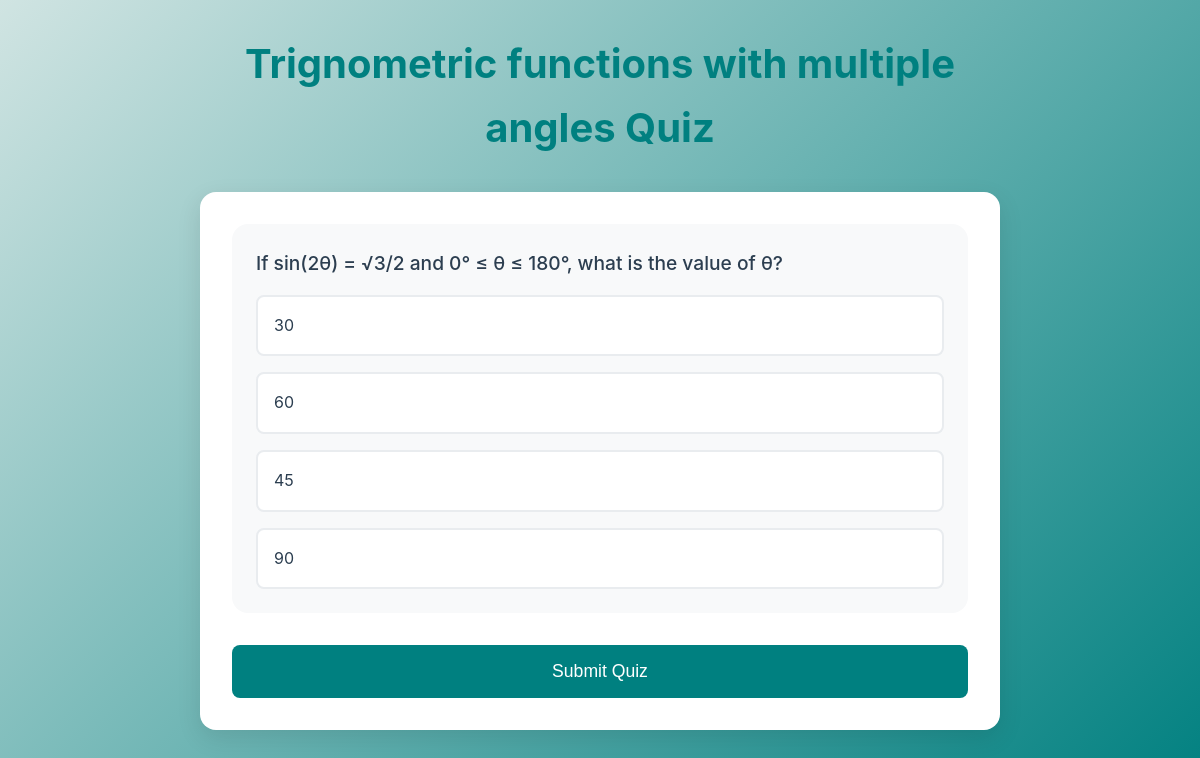
The page /reattempt_quiz/4/ (signed in) on the database its author committed.
### myapp/models.py (models this page shows, shortened)
class SubTopic(models.Model):
    topic = models.ForeignKey(Topic, related_name='subtopics', on_delete=models.CASCADE)
    name = models.CharField(max_length=255)

class Question(models.Model):
    DIFFICULTY_CHOICES = [
        ('easy', 'Easy'),
        ('medium', 'Medium'),
        ('hard', 'Hard'),
    ]
    CORRECT_ANSWER_CHOICES = [
        ('A', 'Option A'),
        ('B', 'Option B'),
        ('C', 'Option C'),
        ('D', 'Option D'),
    ]
    question_text = models.CharField(max_length=200)
    option_a = models.CharField(max_length=200)
    option_b = models.CharField(max_length=200)
    option_c = models.CharField(max_length=200)
    option_d = models.CharField(max_length=200)
    correct_answer = models.CharField(max_length=1, choices=CORRECT_ANSWER_CHOICES)
    difficulty = models.CharField(max_length=50, choices=DIFFICULTY_CHOICES)
    sub_topic = models.ForeignKey(SubTopic, on_delete=models.CASCADE)

### myapp/views.py (the view, shortened to what this page needs)
# urls.py: path('reattempt_quiz/<int:sub_topic_id>/', views.reattempt_quiz, name='reattempt_quiz'),
@login_required
def reattempt_quiz(request, sub_topic_id):
    sub_topic = get_object_or_404(SubTopic, pk=sub_topic_id)
    questions = sub_topic.question_set.all()
    context = {
        'sub_topic': sub_topic,
        'questions': questions,
    }
    return render(request, 'myapp/reattempt_quiz.html', context)

### myapp/templates/myapp/reattempt_quiz.html (shortened to what this page needs)
<!DOCTYPE html>
<html lang="en">
<head>
    <link href="https://cdnjs.cloudflare.com/ajax/libs/inter-ui/3.19.3/inter.css" rel="stylesheet">
</head>
<body>
    <div class="container">
        <h1>{{ sub_topic.name }} Quiz</h1>
        <div class="quiz-card">
            <form method="post">
                {% for question in questions %}
                <div class="question-container">
                    <p class="question-text">{{ question.question_text }}</p>
                    <div class="options-container">
                        <div class="option-wrapper">
                            <label for="q{{ question.id }}_a" class="radio-label">{{ question.option_a }}</label>
                        </div>
                        <div class="option-wrapper">
                            <label for="q{{ question.id }}_b" class="radio-label">{{ question.option_b }}</label>
                        </div>
                        <div class="option-wrapper">
                            <label for="q{{ question.id }}_c" class="radio-label">{{ question.option_c }}</label>
                        </div>
                        <div class="option-wrapper">
                            <label for="q{{ question.id }}_d" class="radio-label">{{ question.option_d }}</label>
                        </div>
                    </div>
                </div>
                {% endfor %}
                <button type="submit" class="submit-btn">Submit Quiz</button>
            </form>
        </div>
    </div>
</body>
</html>

### myapp/templates/myapp/reattempt_quiz.html (style rules this page uses)
:root { --primary-color: #008080; --secondary-color: #005f5f; --background-gradient: linear-gradient(135deg, #d0e4e2, #008080); --white: #ffffff; --text-color: #2c3e50; --text-muted: #6c757d; --box-shadow: 0 8px 25px rgba(0, 0, 0, 0.1); --radius: 16px; --font-family-primary: 'Plus Jakarta Sans', -apple-system, BlinkMacSystemFont, 'Segoe UI', Roboto, 'Helvetica Neue', Arial, sans-serif; --transition-speed: 0.4s; }
* { margin: 0; padding: 0; box-sizing: border-box; }
body { font-family: var(--font-family-primary); background: var(--background-gradient); min-height: 100vh; padding: 2rem; color: var(--text-color); line-height: 1.6; }
.container { max-width: 800px; margin: 0 auto; }
.quiz-card { background: var(--white); border-radius: var(--radius); box-shadow: var(--box-shadow); padding: 2rem; margin-top: 2rem; }
h1 { color: var(--primary-color); text-align: center; margin-bottom: 2rem; font-size: 2.5rem; }
.question-container { margin-bottom: 2rem; padding: 1.5rem; border-radius: var(--radius); background: #f8f9fa; }
.question-text { font-size: 1.2rem; font-weight: 500; margin-bottom: 1rem; }
.options-container { display: grid; gap: 1rem; }
.option-wrapper { position: relative; }
.radio-label { display: block; padding: 1rem; background: var(--white); border: 2px solid #e9ecef; border-radius: calc(var(--radius) / 2); cursor: pointer; transition: all var(--transition-speed); }
.submit-btn { display: block; width: 100%; padding: 1rem; background: var(--primary-color); color: var(--white); border: none; border-radius: calc(var(--radius) / 2); font-size: 1.1rem; font-weight: 500; cursor: pointer; transition: background var(--transition-speed); margin-top: 2rem; }

### rows shown on the page
SubTopic: name "Trignometric functions with multiple angles"
Question: question_text "If sin(2θ) = √3/2 and 0° ≤ θ ≤ 180°, what is the value of θ?", option_a "30", option_b "60", option_c "45", option_d "90"
